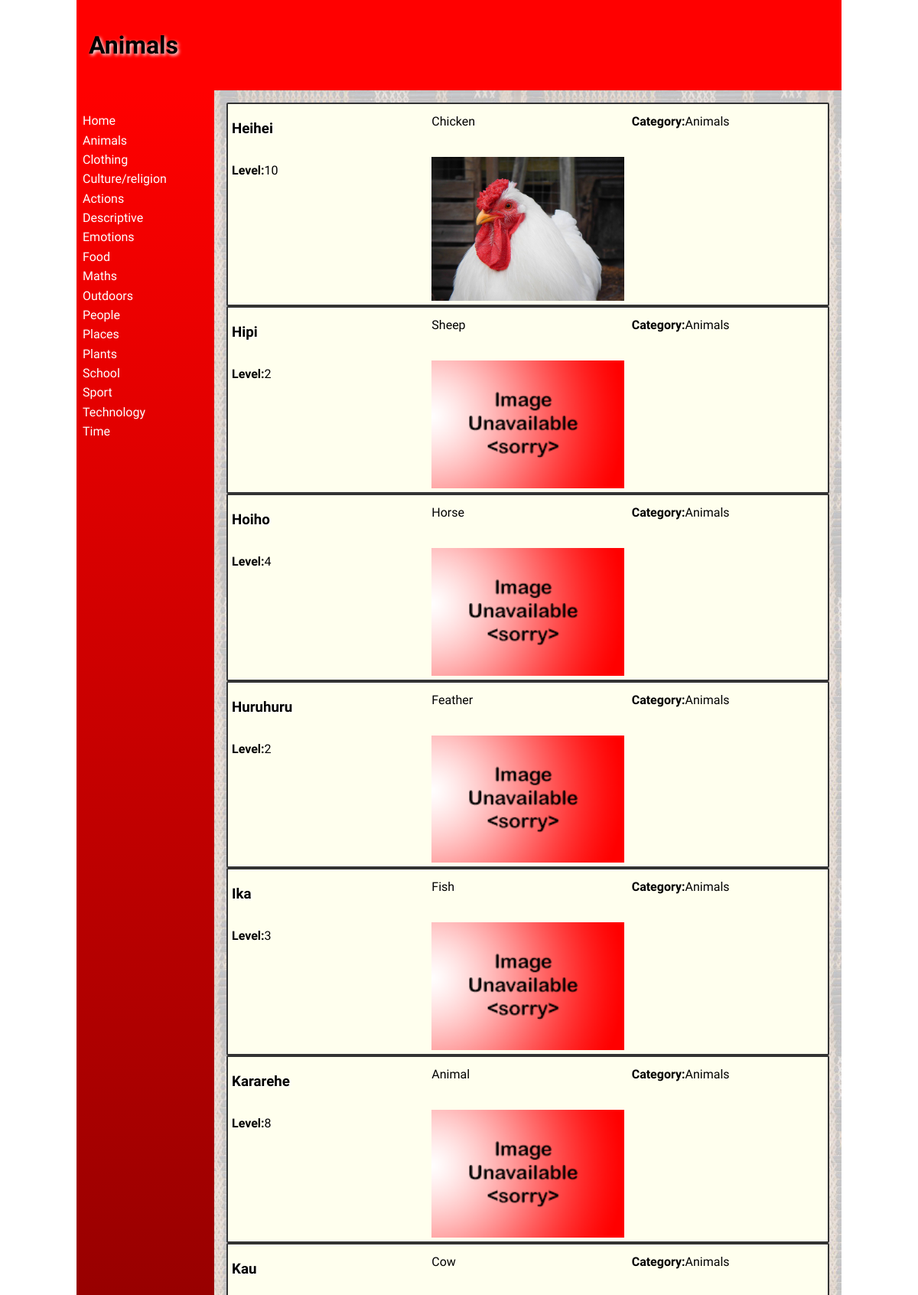
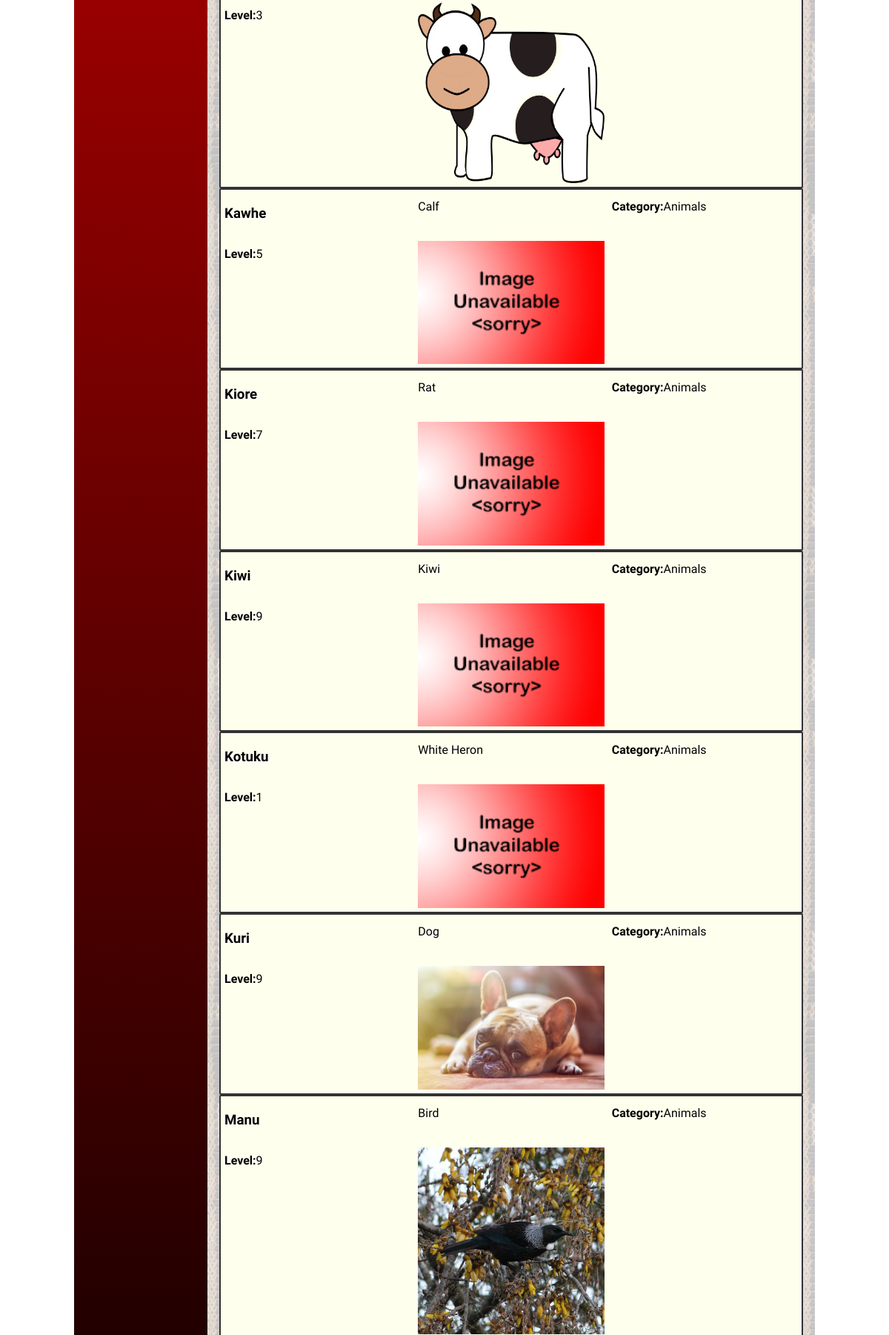
/categorypage?category=1 (upper part), run on the app's committed database (2 pictures, top to bottom).
### tables this page shows
CREATE TABLE "category"
(
	categoryid INTEGER
		constraint category_pk
			primary key autoincrement,
	category varchar(30)
);

CREATE TABLE "dictionary_values"
(
	id INTEGER
		constraint dictionary_values_pk
			primary key autoincrement,
	maori varchar(60),
	english varchar(100),
	category INTEGER,
	definition varchar(500),
	level INTEGER,
	picture varchar(15),
	userid INTEGER,
	date_modified char(8)
);

### app.py (the view)
@app.route('/categorypage') # Cateogory Page
def render_categorypage():
    categoryid = request.args.get("category") #Gets the categroy from the URL argument in the link.
    con = create_connection("maori_dictionary.db") # Gets all the words in that category and puts them into "words".
    query = "SELECT id, maori, english, category, definition, level, picture FROM dictionary_values WHERE category=?"
    cur = con.cursor()
    cur.execute(query, (categoryid,))
    words = cur.fetchall()
    print(words)
    con.close()
    con = create_connection("maori_dictionary.db") # Gets category data for this category and sends it to the HTML.
    query = "SELECT categoryid, category  FROM category WHERE categoryid=?"
    cur = con.cursor()
    cur.execute(query, (categoryid,))
    categoryname = cur.fetchall()[0]
    con.close()
    return return_page('categorypage.html', words=words, category=categoryname, logged_in=is_logged_in()) # Renders the category page and sends info to HTML.

### app.py (called while the page is built)
def create_connection(db_file): # This function is used to make a connection with the database.
    try:                        #It is used when ever I do a query.
        connection = sqlite3.connect(db_file)
        return connection
    except Error as e:
        print(e)

def return_page(page, **extras): # This function does the rendering of the webpages. It allows me to pass through all of the cateogory information to all the pages.
    con = create_connection("maori_dictionary.db") # Makes connection and executes query to get category information.
    query = "SELECT categoryid, category  FROM category"
    cur = con.cursor()
    cur.execute(query)
    categorylist = dict(cur.fetchall())
    print(categorylist)
    con.close
    return render_template(page, categories=categorylist, **extras) # Renders all the webpages and sends category information.

def is_logged_in(): # Checks if and user is logged in.
    if session.get("email") is None:
        print("not logged in")
        return False
    else:
        print("logged in")
        return True

### templates/categorypage.html (shortened to what this page needs)
{% extends 'base.html' %}
{% block heading %}
    <p align="centre">{{ category[1]|title }}</p>
{% endblock %}
{% block main %}
    {% if words|length == 0 %}
        <p>
            There is no words in this category. Please add some using the addword button on the home page.
        </p>
    {% else %}
        {% for word in words %}
             <div class="word-box" onclick="window.location = '/wordpage?word={{ word[0] }}&category={{ categoryname }}'">
                <h3>{{ word[1]|title }}</h3>
                <p>{{ word[2]|title }}</p>
                <p><strong>Category:</strong>{{ category[1]|title }}</p>
                <p><strong>Level:</strong>{{ word[5] }}</p>
                <img src="static/images/{{ word[6] }}.png">
            </div>
        {% endfor %}
    {% endif %}
{% endblock %}

### templates/base.html (shortened to what this page needs)
<!doctype html>
<html lang="en">
<head>
	<link href="{{ url_for('static', filename='css/style.css') }}" rel="stylesheet">
</head>
<body>
	<div id="container">
		<header>
			<h1>{% block heading %}{% endblock %}</h1>
		</header>
		<nav>
			<ul>
                <li><a href="\">Home</a></li>
                {% for id, category in categories.items() %}
                    <li><a href="/categorypage?category={{ id }}">{{ category|title }}</a></li>
                {% endfor %}
			</ul>
		</nav>
		<main>
            {% block main%}{% endblock %}
        </main>
	</div>
</body>
</html>

### static/css/style.css (style rules this page uses)
* { font-family: Comfortaa, sans-serif; margin: 0; padding: 0; box-sizing: border-box; }
#container { display: grid; grid-template-columns: 75px auto; grid-template-areas: 'nav header' 'main main' 'footer footer'; }
header { grid-area: header; background-color: #f00; padding: 1rem; }
nav { grid-area: nav; }
main { grid-area: main; padding: 1rem; background-color: #edd; }
h1, h2, h3, h4 { padding: 1rem 0; font-family: 'Suez One', serif; color: #000; text-shadow: 2px 2px 4px #fff; }
p { padding: 0.5rem 0; }
a { color: #222; }
img { width: 100%; }
@media only screen and (min-width: 768px) { #container { grid-template-columns: 180px auto; grid-template-areas: 'header header' 'nav main' 'footer footer'; } }
@media only screen and (min-width: 768px) { nav { background: linear-gradient(180deg, rgba(255,0,0,1) 0%, rgba(0, 0, 0, 1) 50%, rgba(255,0,0,1) 100%); padding: 0.5rem; } }
@media only screen and (min-width: 768px) { nav ul { list-style: none; } }
@media only screen and (min-width: 768px) { nav li { padding: 0.2rem 0; } }
@media only screen and (min-width: 768px) { nav a { color: #fff; text-decoration: none; } }
@media only screen and (min-width: 768px) { main { background-image: url('/poutama.png'); } }
@media only screen and (min-width: 1000px) { #container { width: 1000px; margin: auto; } }
@media only screen and (min-width: 1000px) { .word-box { background-color: #ffe; padding:5px; border: 2px solid #333; border-radius: 2px; display: grid; grid-template-columns: 1fr 1fr 1fr; grid-column-gap: 10px; grid-row-gap: 10px; } }

### data on the page
category: category "Animals"
category: category "Clothing"
category: category "Culture/religion"
category: category "Actions"
category: category "Descriptive"
category: category "Emotions"
category: category "Food"
category: category "Maths"
category: category "Outdoors"
category: category "People"
category: category "Places"
category: category "Plants"
category: category "School"
category: category "Sport"
category: category "Technology"
category: category "Time"
dictionary_values: maori "Heihei", english "Chicken", level "10", picture (picture)
dictionary_values: maori "Hipi", english "Sheep", level "2", picture (placeholder picture)
dictionary_values: maori "Hoiho", english "Horse", level "4", picture (placeholder picture)
dictionary_values: maori "Huruhuru", english "Feather", level "2", picture (placeholder picture)
dictionary_values: maori "Ika", english "Fish", level "3", picture (placeholder picture)
dictionary_values: maori "Kararehe", english "Animal", level "8", picture (placeholder picture)
dictionary_values: maori "Kau", english "Cow", level "3", shows a picture
dictionary_values: maori "Kawhe", english "Calf", level "5", picture (placeholder picture)
dictionary_values: maori "Kiore", english "Rat", level "7", picture (placeholder picture)
dictionary_values: maori "Kiwi", english "Kiwi", level "9", picture (placeholder picture)
dictionary_values: maori "Kotuku", english "White Heron", level "1", picture (placeholder picture)
dictionary_values: maori "Kuri", english "Dog", level "9", shows a picture
dictionary_values: maori "Manu", english "Bird", level "9", picture (picture)
